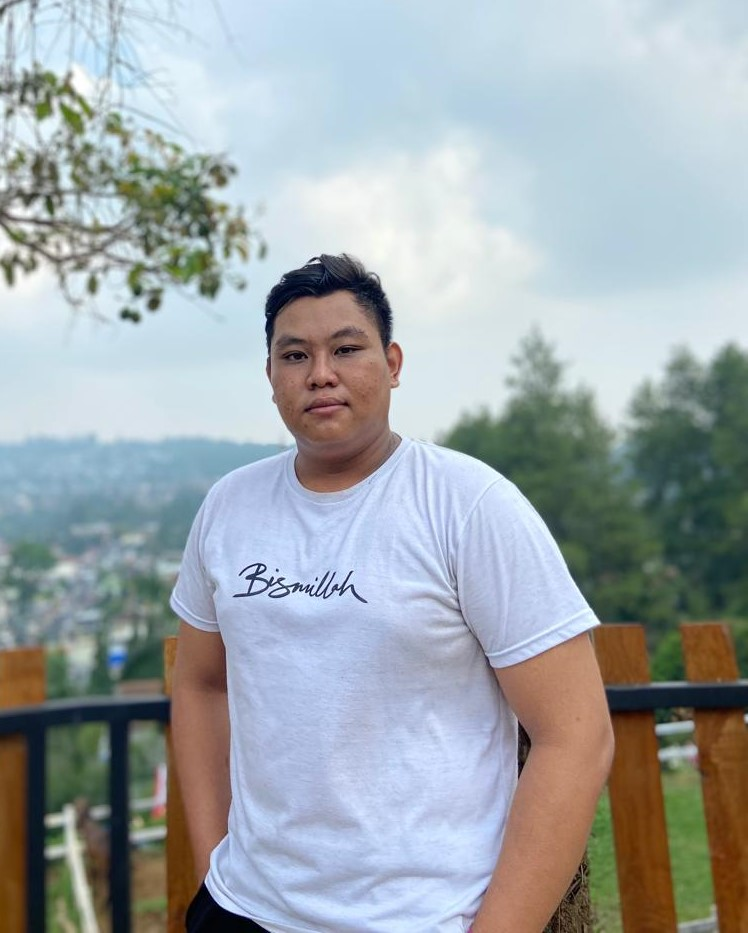
#> input picture PA-PC_202231005_ALFIAN RISWANDI_A/profil.jpg, 748 x 933 px
$ jupyter execute 'UAS PRAKTIKUM_202231005_ALFIAN RISWANDI_A .ipynb'
#> lines starting #> are read from the running program, lines starting #| are printed output that depends on the picture
[cell 1]
import cv2
import numpy as np
from matplotlib import pyplot as plt

[cell 2]
def manual_mean_filtering(image, kernel_size=3):
    h, w = image.shape[:2]
    filtered_image = np.zeros((h, w), np.uint8)
    k = kernel_size // 2

    for i in range(k, h - k):
        for j in range(k, w - k):
            region = image[i - k:i + k + 1, j - k:j + k + 1]
            mean_value = np.mean(region)
            filtered_image[i, j] = mean_value

    return filtered_image

[cell 3]
image_path = 'profil.jpg'
image = cv2.imread(image_path)
#> image is the input picture: shape (933, 748, 3); mean B, G, R 170.8, 167.4, 159.3

[cell 4]
if image is None:
    raise FileNotFoundError(f"Gambar tidak ditemukan di path: {image_path}")

[cell 5]
gray_image = cv2.cvtColor(image, cv2.COLOR_BGR2GRAY)
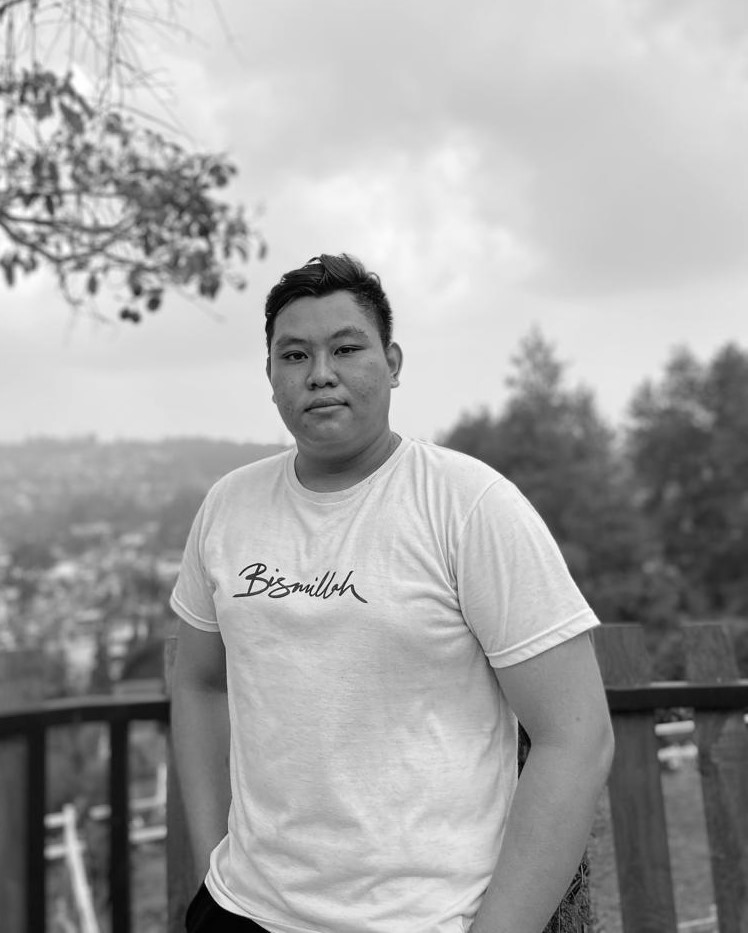
#> gray_image: shape (933, 748); min 0, max 255, mean 165.4

mean_filtered_image = manual_mean_filtering(gray_image, kernel_size=3)
median_filtered_image = cv2.medianBlur(image, 3)

plt.figure(figsize=(18, 12))

plt.subplot(2, 2, 1)
plt.imshow(cv2.cvtColor(image, cv2.COLOR_BGR2RGB))
plt.title('Citra Asli')
plt.axis('on')

plt.subplot(2, 2, 2)
plt.imshow(mean_filtered_image, cmap='gray')
plt.title('Manual Mean Filtering')
plt.axis('on')

plt.subplot(2, 2, 3)
plt.imshow(cv2.cvtColor(median_filtered_image, cv2.COLOR_BGR2RGB))
plt.title('After Median Filtering')
plt.axis('on')

plt.subplot(2, 2, 4)
plt.imshow(gray_image, cmap='gray')
plt.title('Original Image')
plt.axis('on')

plt.tight_layout()
plt.show()
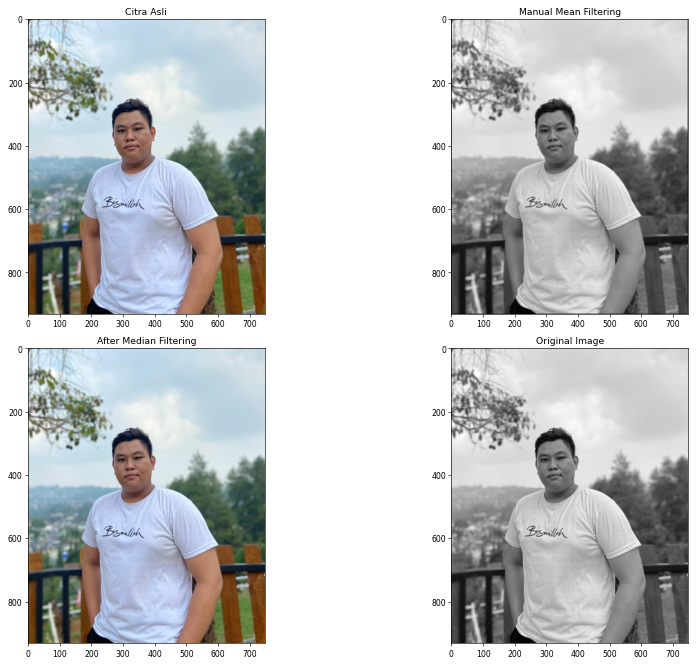
#> figure drawn by matplotlib, 4 panels

$ run again, with PA-PC_202231005_ALFIAN RISWANDI_A/ss.jpg copied over PA-PC_202231005_ALFIAN RISWANDI_A/profil.jpg
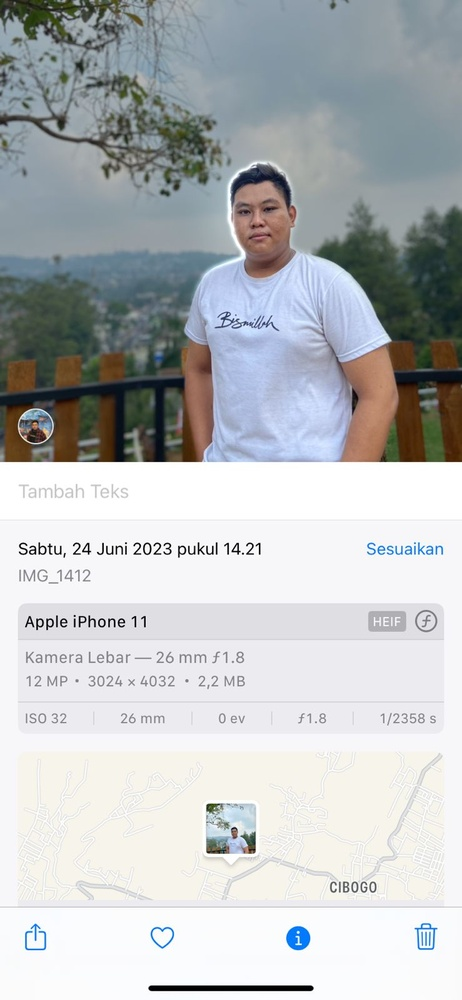
#> input picture PA-PC_202231005_ALFIAN RISWANDI_A/ss.jpg, 462 x 1000 px, shrunk from 739 x 1600 before the run
#> image is the input picture: shape (1000, 462, 3); mean B, G, R 191.2, 189.4, 186.2
#> after the loop in manual_mean_filtering, `for i in range(k, h - k):`:
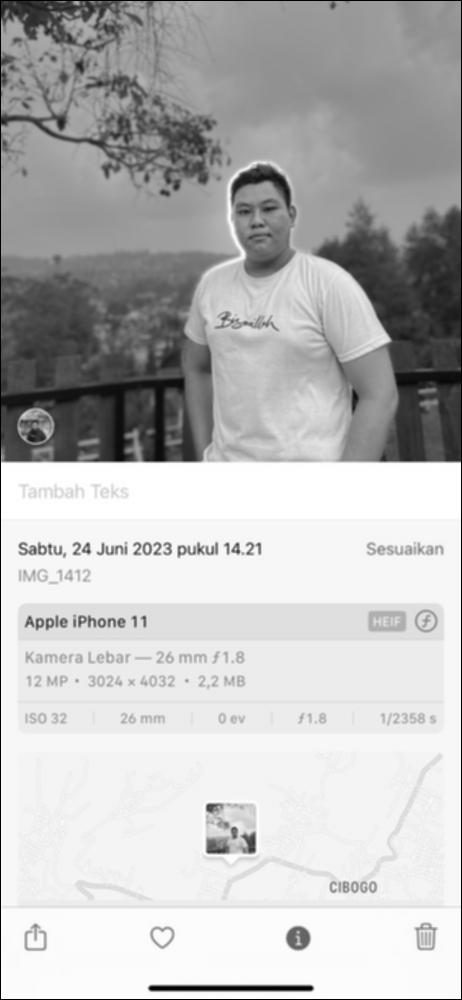
#> filtered_image: shape (1000, 462); min 0, max 255, mean 187.2
#> `plt.show()`:
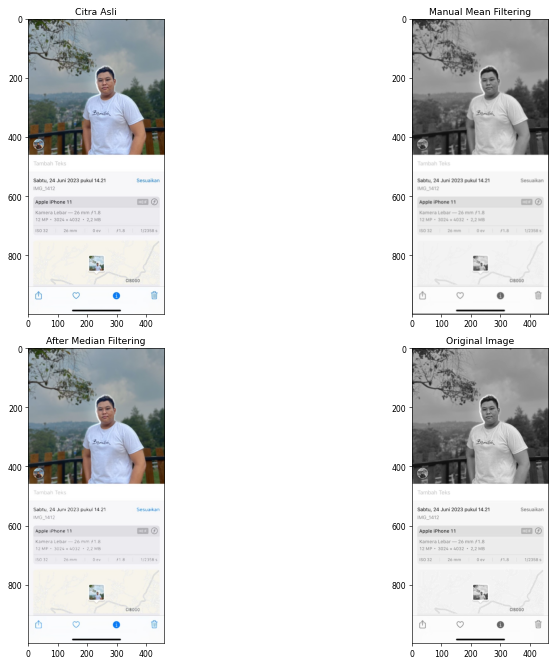
#> figure drawn by matplotlib, 4 panels

$ run again, with PA-PC_202231005_ALFIAN RISWANDI_A/Hasil.png saved as PA-PC_202231005_ALFIAN RISWANDI_A/profil.jpg
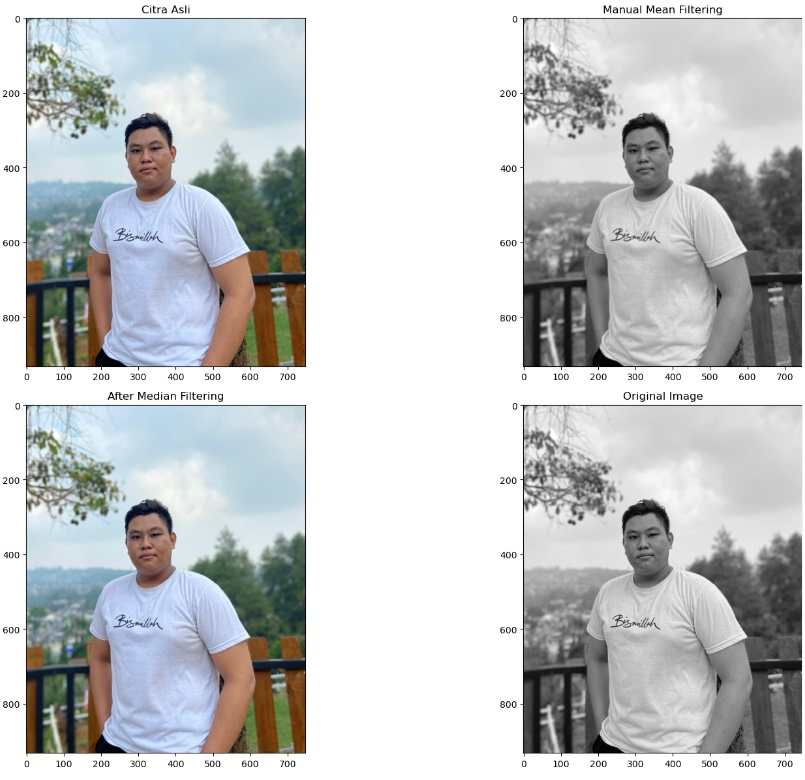
#> input picture PA-PC_202231005_ALFIAN RISWANDI_A/Hasil.png, 805 x 780 px
#> image is the input picture: shape (780, 805, 3); mean B, G, R 198.9, 197.8, 195.3
#> `gray_image = cv2.cvtColor(image, cv2.COLOR_BGR2GRAY)`:
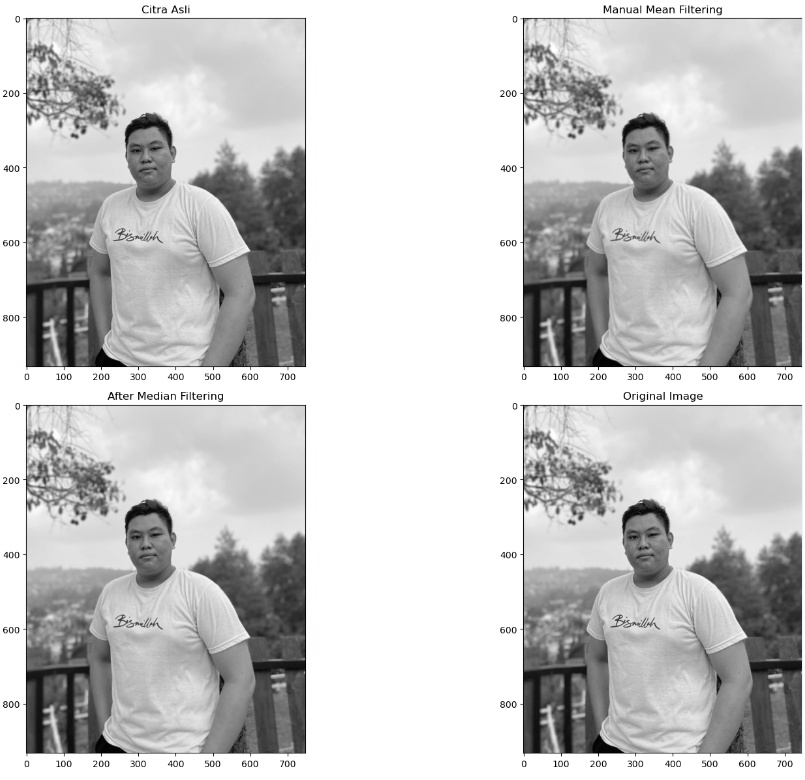
#> gray_image: shape (780, 805); min 0, max 255, mean 197.2
#> `plt.show()`:
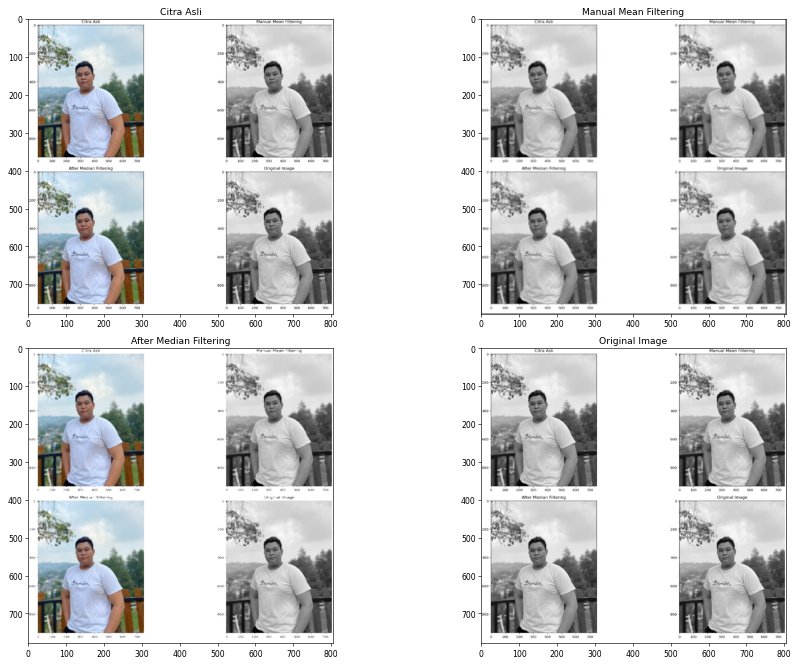
#> figure drawn by matplotlib, 4 panels
